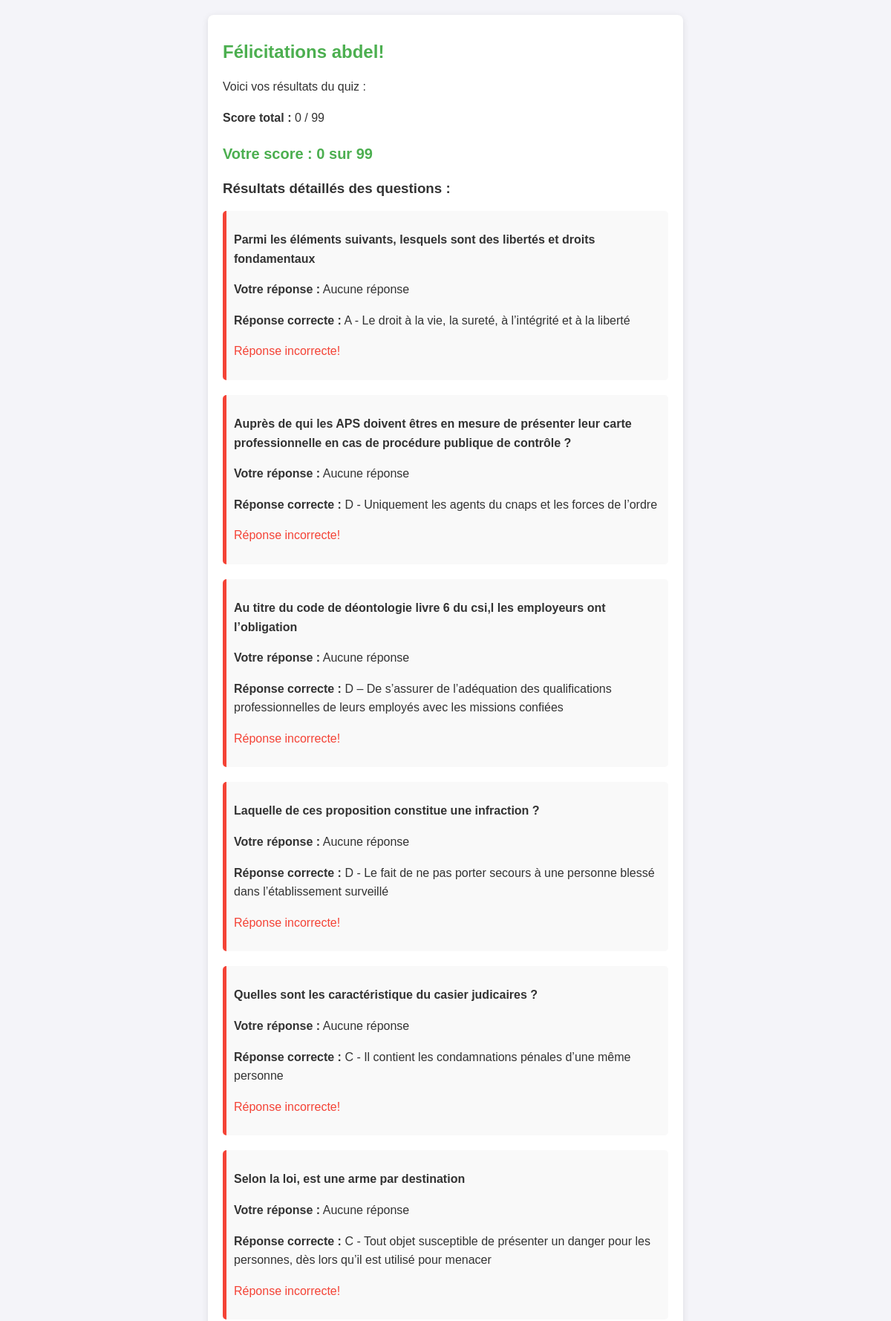
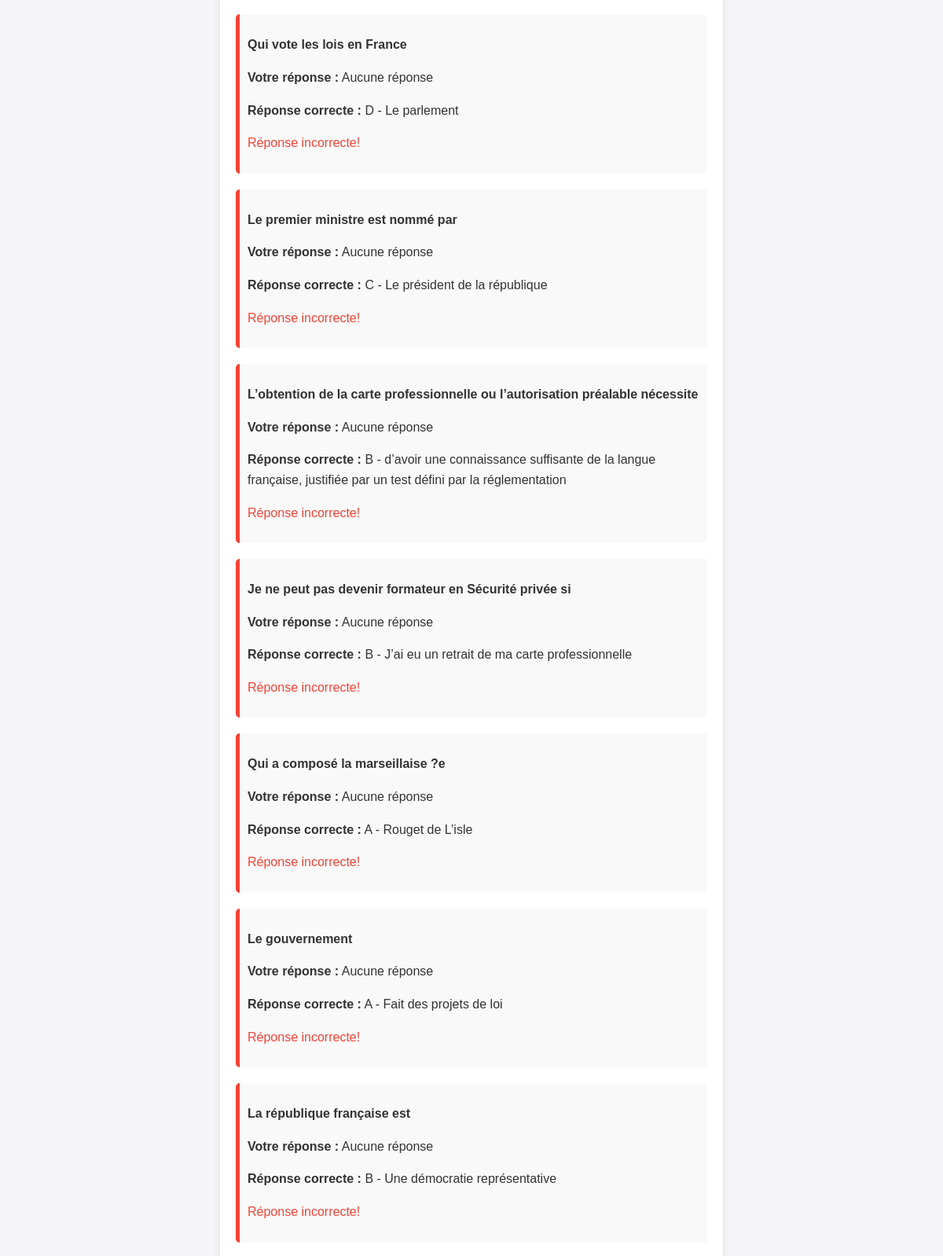
Page /student_results/1 (signed in, upper part) on the committed database (2 pictures, top to bottom).
### models.py (models this page shows, shortened)
class User(db.Model, UserMixin):  # Ajout de UserMixin pour intégrer les fonctionnalités de Flask-Login
    id = db.Column(db.Integer, primary_key=True)
    username = db.Column(db.String(50), nullable=True)
    email = db.Column(db.String(120), unique=True, nullable=False)
    identifiant = db.Column(db.String(32), unique=True, nullable=True)  # Ajout de l'identifiant unique
    password = db.Column(db.String(128), nullable=True)
    score = db.Column(db.Integer, default=0)
    completed_at = db.Column(db.DateTime, default=None)
    role = db.Column(db.String(20), nullable=False, default='student')
    has_taken_quiz = db.Column(db.Boolean, default=False)
    email_sent = db.Column(db.Boolean, default=False)  # Nouvelle colonne pour savoir si l'email a été envoyé

class Question(db.Model):
    id = db.Column(db.Integer, primary_key=True)
    text = db.Column(db.String, nullable=False)
    correct_answer = db.Column(db.String, nullable=False)
    block_number = db.Column(db.Integer, nullable=False)
    choices = db.Column(db.JSON, nullable=False)

### app.py (the view)
@app.route('/student_results/<int:user_id>', methods=['GET'])
def student_results(user_id):
    if not session.get('is_admin', False):
        return redirect(url_for('login'))  # Si l'utilisateur n'est pas admin, rediriger vers login
    user = User.query.filter_by(id=user_id).first()
    if not user:
        return redirect(url_for('login'))  # Si l'utilisateur n'existe pas, rediriger vers login
    questions = Question.query.all()
    user_answers = {}
    for question in questions:
        answer = UserAnswer.query.filter_by(user_id=user_id, question_id=question.id).first()
        if answer:
            user_answers[question.id] = answer.answer
    total_score = 0
    total_questions = len(questions)  # Nombre total de questions
    for question in questions:
        user_answer = user_answers.get(question.id)
        if user_answer == question.correct_answer:
            total_score += 1
    return render_template('student_results.html',
                           user=user,
                           total_score=total_score,
                           total_questions=total_questions,
                           questions=questions,
                           user_answers=user_answers)

### app.py (called while the page is built)
@login_manager.user_loader
def load_user(user_id):
    return User.query.get(int(user_id))

### templates/student_results.html (shortened to what this page needs)
<!DOCTYPE html>
<html lang="fr">
<head>
</head>
<body>
    <div class="container">
        <h1>Félicitations {{ user.username }}!</h1>
        <p>Voici vos résultats du quiz :</p>
        <p><strong>Score total :</strong> {{ total_score }} / {{ total_questions }}</p>
        <p class="score">Votre score : {{ total_score }} sur {{ total_questions }}</p>
        <h3>Résultats détaillés des questions :</h3>
        {% for question in questions %}
            <div class="question-result {% if user_answers[question.id] == question.correct_answer %}correct{% else %}incorrect{% endif %}">
                <p><strong>{{ question.text }}</strong></p>
                <p><strong>Votre réponse :</strong> {{ user_answers[question.id] if user_answers[question.id] else 'Aucune réponse' }}</p>
                <p><strong>Réponse correcte :</strong> {{ question.correct_answer }}</p>
                {% if user_answers[question.id] == question.correct_answer %}
                    <p style="color: #4CAF50;">Réponse correcte!</p>
                {% else %}
                    <p style="color: #f44336;">Réponse incorrecte!</p>
                {% endif %}
            </div>
        {% endfor %}
    </div>
</body>
</html>

### templates/student_results.html (style rules this page uses)
body { font-family: Arial, sans-serif; background-color: #f4f4f9; color: #333; margin: 0; padding: 0; }
.container { width: 100%; max-width: 600px; margin: 20px auto; background-color: #ffffff; padding: 20px; border-radius: 8px; box-shadow: 0 2px 10px rgba(0, 0, 0, 0.1); }
h1 { color: #4CAF50; font-size: 24px; margin-bottom: 20px; }
p { font-size: 16px; line-height: 1.6; }
.score { font-size: 20px; font-weight: bold; color: #4CAF50; }
.question-result { margin-bottom: 20px; padding: 10px; background-color: #f9f9f9; border-radius: 5px; }
.question-result.incorrect { border-left: 5px solid #f44336; }

### rows in the picture
User: username "abdel"
Question: text "Parmi les éléments suivants, lesquels sont des libertés et droits fondamentaux", user_answers "Aucune réponse", correct_answer "A - Le droit à la vie, la sureté, à l’intégrité et à la liberté", shows "Réponse incorrecte!"
Question: text "Auprès de qui les APS doivent êtres en mesure de présenter leur carte professionnelle en cas de procédure publique de contrôle ?", user_answers "Aucune réponse", correct_answer "D - Uniquement les agents du cnaps et les forces de l’ordre", shows "Réponse incorrecte!"
Question: text "Au titre du code de déontologie livre 6 du csi,l les employeurs ont l’obligation", user_answers "Aucune réponse", correct_answer "D – De s’assurer de l’adéquation des qualifications professionnelles de leurs employés avec les missions confiées", shows "Réponse incorrecte!"
Question: text "Laquelle de ces proposition constitue une infraction ?", user_answers "Aucune réponse", correct_answer "D - Le fait de ne pas porter secours à une personne blessé dans l’établissement surveillé", shows "Réponse incorrecte!"
Question: text "Quelles sont les caractéristique du casier judicaires ?", user_answers "Aucune réponse", correct_answer "C - Il contient les condamnations pénales d’une même personne", shows "Réponse incorrecte!"
Question: text "Selon la loi, est une arme par destination", user_answers "Aucune réponse", correct_answer "C - Tout objet susceptible de présenter un danger pour les personnes, dès lors qu’il est utilisé pour menacer", shows "Réponse incorrecte!"
Question: text "Qui vote les lois en France", user_answers "Aucune réponse", correct_answer "D - Le parlement", shows "Réponse incorrecte!"
Question: text "Le premier ministre est nommé par", user_answers "Aucune réponse", correct_answer "C - Le président de la république", shows "Réponse incorrecte!"
Question: text "L’obtention de la carte professionnelle ou l’autorisation préalable nécessite", user_answers "Aucune réponse", correct_answer "B - d’avoir une connaissance suffisante de la langue française, justifiée par un test défini par la réglementation", shows "Réponse incorrecte!"
Question: text "Je ne peut pas devenir formateur en Sécurité privée si", user_answers "Aucune réponse", correct_answer "B - J’ai eu un retrait de ma carte professionnelle", shows "Réponse incorrecte!"
Question: text "Qui a composé la marseillaise ?e", user_answers "Aucune réponse", correct_answer "A - Rouget de L’isle", shows "Réponse incorrecte!"
Question: text "Le gouvernement", user_answers "Aucune réponse", correct_answer "A - Fait des projets de loi", shows "Réponse incorrecte!"
Question: text "La république française est", user_answers "Aucune réponse", correct_answer "B - Une démocratie représentative", shows "Réponse incorrecte!"

### other values in the picture
{{ total_score }} "0"
{{ total_questions }} "99"
